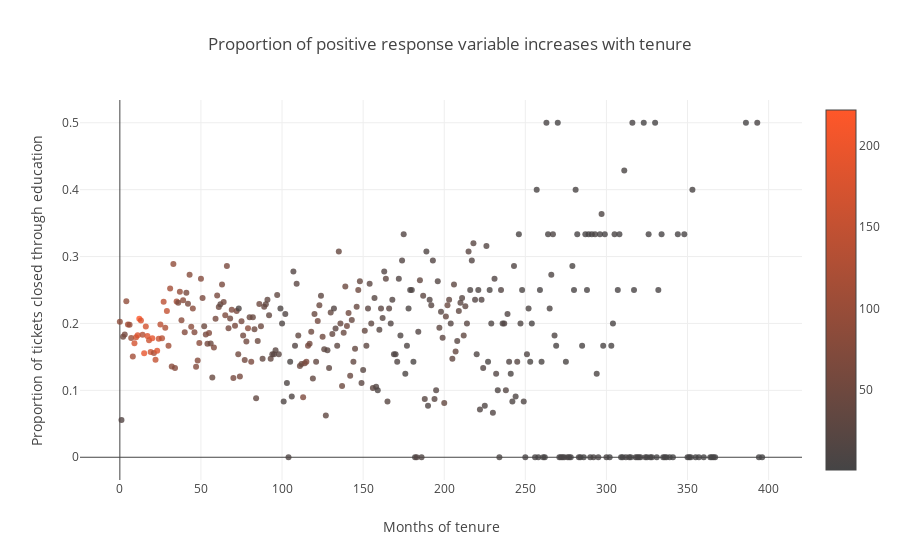

Source (notebook cell):
### Markdown cell above
The evidence strongly suggests that the proportion of tickets closed through education in the US is lower than the world mean proportion.

For our last predictor, tenure, lets create a scatter plot of the mean proportion of successful tickets.

### Code cell
# prop by tenure
x = np.unique(sorted(df.tenure.tolist()))
y = []
c = []

grouped = df.groupby('tenure', axis=0)
for key in grouped.groups.keys():
    a = np.sum(grouped.get_group(key).edu)
    b = len(grouped.get_group(key).edu)
    y.append(a/(a+b))
    c.append(a+b)

scat = go.Scatter(
    x = x,
    y = y,
    mode = 'markers',
    marker=dict(
        color = c,
        colorscale = [[0, Theme().GREY], [1, Theme().ORANGE]],
        showscale=True,
        opacity=.8
    )
)

layout = go.Layout(
    title='Proportion of positive response variable increases with tenure',
    xaxis=dict(title='Months of tenure'),
    yaxis=dict(title='Proportion of tickets closed through education')
)

fig = go.Figure(data=[scat], layout=layout)
iplot(fig, filename='tenure_props')

### Figure 1 — Plotly figure (JSON) as saved in the notebook; plotly's stock layout.template omitted (floating-point values rounded to 4 significant figures; data arrays with more than 128 entries replaced by an {"elided": "..."} marker saying what was removed)
{"data": [{"marker": {"color": {"elided": "351 int values"}, "colorscale": [[0, "#454445"], [1, "#FF5729"]], "opacity": 0.8, "showscale": true}, "mode": "markers", "type": "scatter", "x": {"elided": "351 float values"}, "y": {"elided": "351 float values"}}], "layout": {"title": "Proportion of positive response variable increases with tenure", "xaxis": {"title": "Months of tenure"}, "yaxis": {"title": "Proportion of tickets closed through education"}}}
